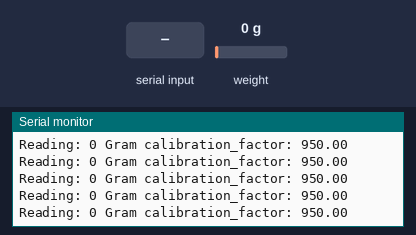
Bench run of a sketch on a simulated Arduino Uno, built with avr-gcc and run on an emulated ATmega328P. Shown: the last lines printed to the serial monitor. Inputs (shaded band) come from the test bench; at power-on: weight on the scale 0 g.

Above: at 4.3 s.
4.4 s: weight on the scale set to 100 g
At 4.42 s:
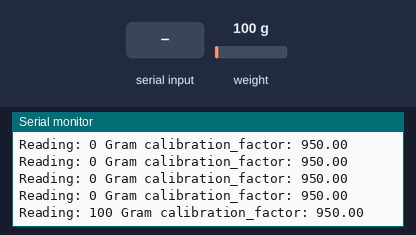
5.9 s: "d" received over Serial
At 6.14 s:
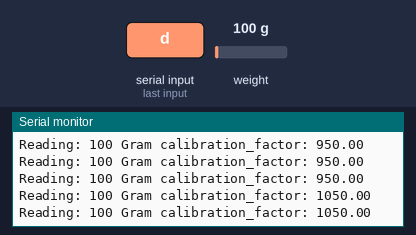
8.9 s: byte 116 ('t') received over Serial
At 10.17 s:
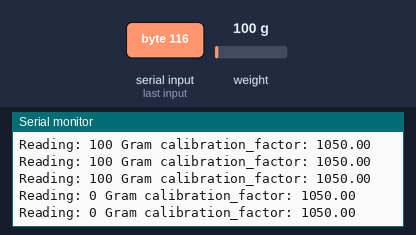
11.9 s: "+" received over Serial
At 12.09 s:
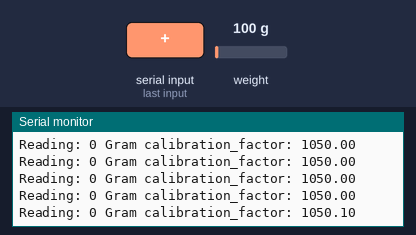
13.4 s: weight on the scale set to 1250 g
At 13.4 s:
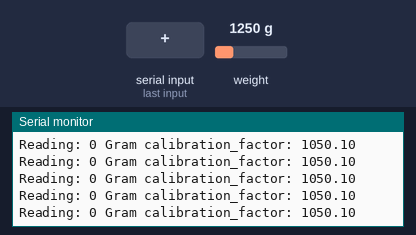
Timing chart, 0 to 15.9 s (numbered marks = the images above; inputs shaded):
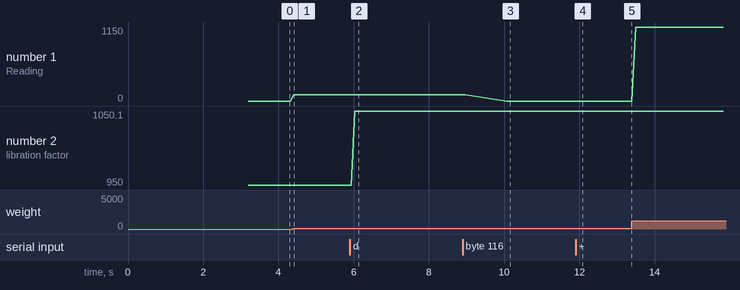

The sketch:

baca-loadcell.ino
```cpp
#include "HX711.h"
#define DOUT  A0
#define CLK  A1
HX711 scale(DOUT, CLK);
// float calibration_factor = 650;
float calibration_factor = 950;
int GRAM;

void setup() {
  Serial.begin(9600);
  Serial.println("tekan a,s,d,f untuk menaikan calibration_factor ke 10,100,1000,10000");
  Serial.println("tekan z,x,c,v untuk menurunkan calibration_factor ke 10,100,1000,10000");
  Serial.println("Tekan T untuk Tare");
  scale.set_scale();
  scale.tare();
  long zero_factor = scale.read_average();
  Serial.print("Zero factor: ");
  Serial.println(zero_factor);
  delay(1000);
}

void loop() {
  scale.set_scale(calibration_factor);
  GRAM = scale.get_units(), 4;
  Serial.print("Reading: ");
  Serial.print(GRAM);
  Serial.print(" Gram");
  Serial.print(" calibration_factor: ");
  Serial.print(calibration_factor);
  Serial.println();

  if (Serial.available()) {
    char temp = Serial.read();
    if (temp == '+' || temp == 'a')
      calibration_factor += 0.1;
    else if (temp == '-' || temp == 'z')
      calibration_factor -= 0.1;
    else if (temp == 's')
      calibration_factor += 10;
    else if (temp == 'x')
      calibration_factor -= 10;
    else if (temp == 'd')
      calibration_factor += 100;
    else if (temp == 'c')
      calibration_factor -= 100;
    else if (temp == 'f')
      calibration_factor += 1000;
    else if (temp == 'v')
      calibration_factor -= 1000;
    else if (temp == 't')
      scale.tare();
  }
}
```

Measured:
- after the input at 4.4 s, the serial monitor: prints a new line at once (image 1)
- after the input at 5.9 s, the serial monitor: prints a new line after 0.13 s (image 2)
- after the input at 8.9 s, the serial monitor: prints a new line after 1.2 s (image 3)
- after the input at 11.9 s, the serial monitor: prints a new line after 0.18 s (image 4)
- plotted number 1: 0 → 100 after the input at 4.4 s, 100 → 0 after the input at 8.9 s, 0 → 1150 after the input at 13.4 s
- plotted number 2: 950 → 1050 after the input at 5.9 s, 1050 → 1050.1 after the input at 11.9 s
